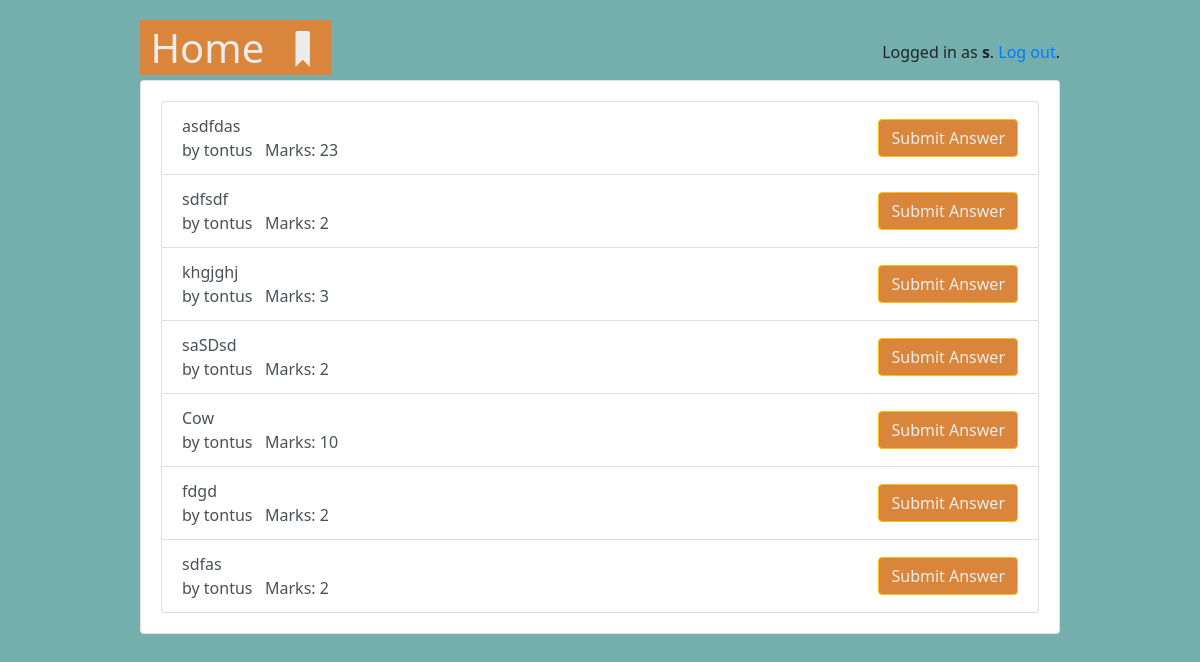
Before: /students/questions (signed in) with the older database file.
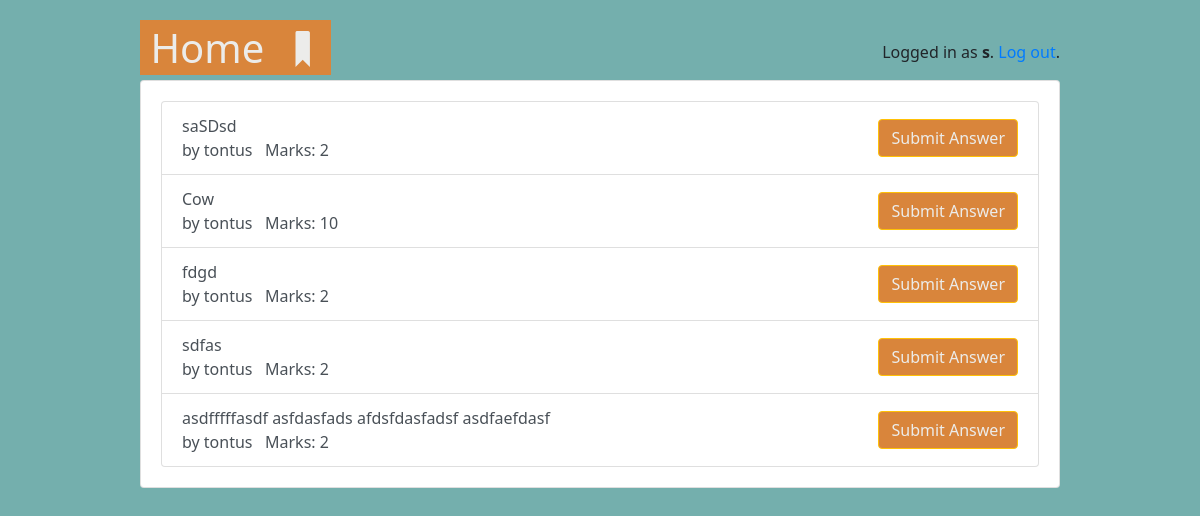
After: the same page with the newer database file.
### classroom/models.py (models this page shows, shortened)
class Question(models.Model):
    owner = models.ForeignKey(User, on_delete=models.CASCADE, related_name='questions')
    question = models.CharField(max_length=255)
    model_answer = models.TextField()
    marks = models.IntegerField()

class User(AbstractUser):
    is_student = models.BooleanField(default=False)
    is_teacher = models.BooleanField(default=False)

### classroom/views/students.py (the view)
# urls.py: path('questions', students.QuestionList.as_view(), name='questions'),
@method_decorator([login_required, student_required()], name='dispatch')
class QuestionList(ListView):
    template_name = 'classroom/students/questions.html'
    model = Question
    context_object_name = 'questions'
    def get_queryset(self):
        student = self.request.user.student
        queryset = Question.objects.exclude(answer_question__student=student)
        return queryset

### classroom/templates/classroom/students/questions.html
{% extends 'base.html' %}
{% block content %}
    <div class="card">
        <div class="card-body">
            <ul class="list-group">
                {% for question in questions %}
                    <li class="list-group-item d-flex justify-content-between align-items-center list-group-item-action">
                        {{ question.question }}<br> by {{ question.owner.username }} &nbsp; Marks: {{ question.marks }} <a href="{% url 'students:take_test' question.pk %}"
                                                   class="btn btn-warning">Submit Answer</a></li>
                {% endfor %}
            </ul>
        </div>
    </div>
{% endblock %}

Changed rows visible on the page:
no longer on this page (row unchanged): Question: question "asdfdas", owner.username "tontus", marks "23"
no longer on this page (row unchanged): Question: question "sdfsdf", owner.username "tontus", marks "2"
no longer on this page (row unchanged): Question: question "khgjghj", owner.username "tontus", marks "3"
added Question: question "asdfffffasdf asfdasfads afdsfdasfadsf asdfaefdasf", owner.username "tontus", marks "2"
